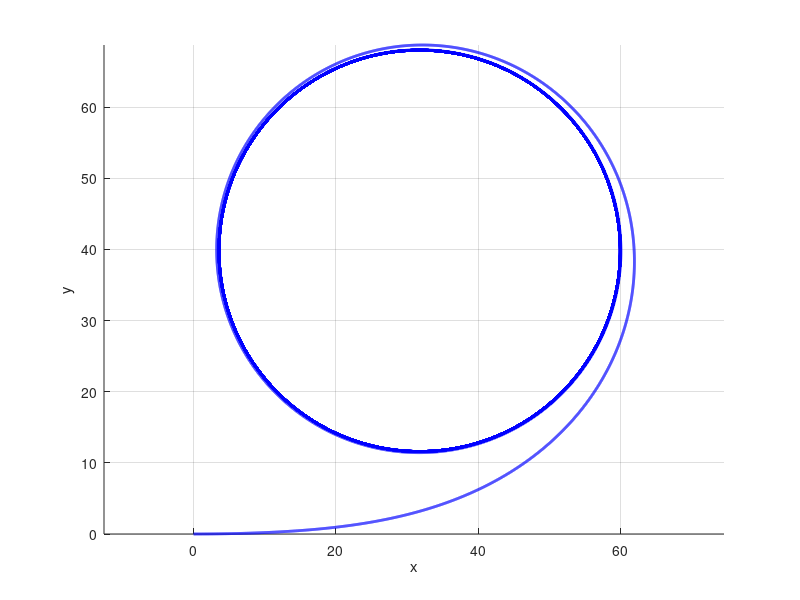

Source code (MATLAB):
clc; clear;

m = 1400; %kg
a = 1.14; %m
b = 1.33; %m
Cf = 25000; %N/rad
Cr = 21000; %N/rad
Iz = 2420; %kgm^2
u = 100/3.6; %km/hr

% Define constants for dx2/d2t = Adx/dt + Bdel
A = [-(Cf+Cr)/(m*u), -(a*Cf-b*Cr)/(m*u)-u;
       -0.0113, -((a^2)*Cf+(b^2)*Cr)/(Iz*u)];

del = 0.1;
B = [Cf/m; (a*Cf)/Iz];
B = del.*B;

% Compute y(t) and psi(t)

dt = 0.001; 
t = 0:dt:100;

F = zeros(4,1);
x = zeros(4,length(t));

% IC at t = 0
x(1,1) = 0; %y     
x(2,1) = 0; %psi  
x(3,1) = 0; %v 
x(4,1) = 0; %w

F_temp = zeros(2,1);
xy_plot = zeros(2,length(t));

for n = 1:length(t)-1
    
    F_temp = [u*cos(x(2,n)) - (x(3,n)+a*x(4,n))*sin(x(2,n));
                (x(3,n)+a*x(4,n))*cos(x(2,n)) + u*sin(x(2,n))];

    F= [x(3,n);
        x(4,n);
        A(1,1)*x(3,n) + A(1,2)*x(4,n) + B(1);
        A(2,1)*x(3,n) + A(2,2)*x(4,n) + B(2)];

    x(:,n+1) = x(:,n) + dt * F(:);
    
    xy_plot(:,n+1) = xy_plot(:,n) + dt*F_temp(:);

end

figure;
axis equal;
hold on;
plot(xy_plot(1,:), xy_plot(2,:), 'b', 'LineWidth', 2); 
grid on;
xlabel('x');
ylabel('y');
